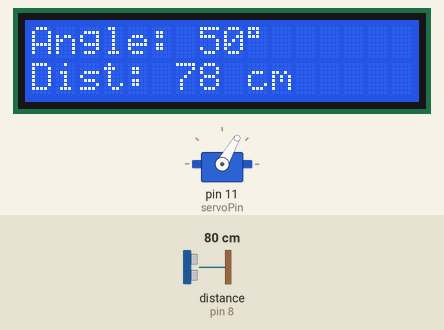
The sketch below on a simulated Arduino Uno, built with avr-gcc and run on an emulated ATmega328P. On the bench: servo, 16×2 character LCD. Wiring (inferred from the names in the program): ultrasonic range finder: trigger pin 9; echo pin 8. The test bench sets the inputs (shaded band); at power-on: distance to the obstacle (sensor on pin 8) 80 cm. The echo pulse lasts 58.3 µs per cm.

Above: at 3.2 s.
3.3 s: distance to the obstacle (sensor on pin 8) set to 4 cm
At 3.59 s:
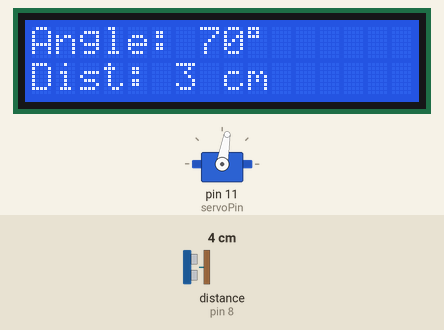
5.5 s: distance to the obstacle (sensor on pin 8) set to 2 cm
At 5.68 s:
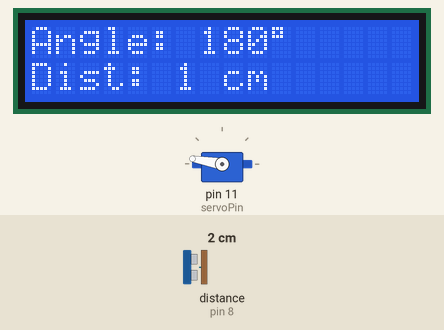
7.1 s: distance to the obstacle (sensor on pin 8) set to 120 cm
At 7.82 s:
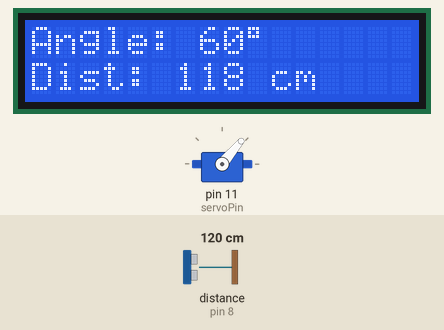
10.1 s: distance to the obstacle (sensor on pin 8) set to 18 cm
At 10.71 s:
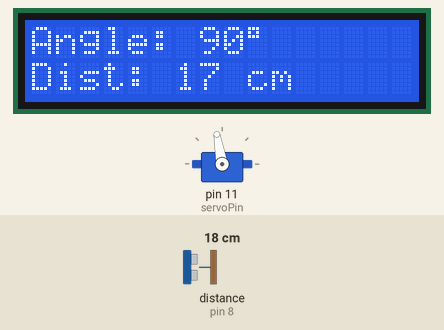
13.1 s: distance to the obstacle (sensor on pin 8) set to 35 cm
At 13.37 s:
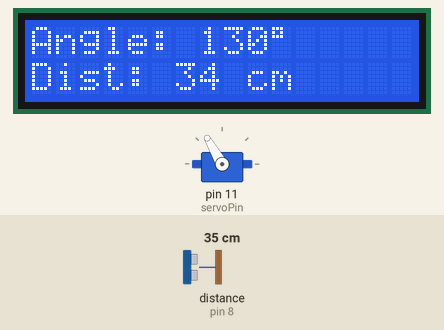
16.1 s: distance to the obstacle (sensor on pin 8) set to 183 cm
At 18.25 s:
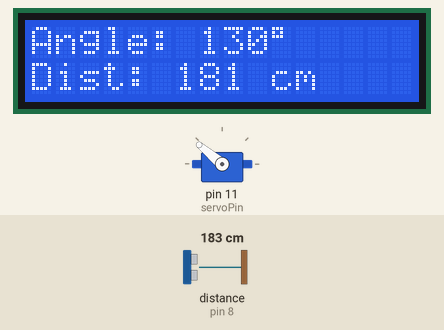
Timing chart, 0 to 20.1 s (numbered marks = the images above; inputs shaded):
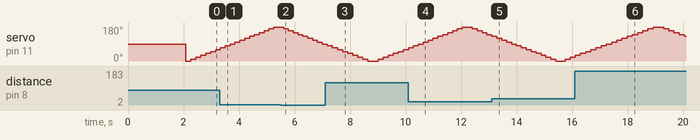

Measured:
- by itself, servo on pin 11 (servoPin): rises from 20° to 180° in 2.8 s, then falls to 130° in 1.1 s

The sketch:

05-ultrasonic-radar-lcd.ino
```cpp
#include <Servo.h>
#include <Wire.h>
#include <LiquidCrystal_I2C.h>

// Servo
Servo radarServo;
const int servoPin = 11;

// Ultrasonic
const int trigPin = 9;
const int echoPin = 8;

// LCD (I2C address 0x27, 16x2)
LiquidCrystal_I2C lcd(0x27, 16, 2);

long duration;
int distance;

void setup() {
  // Servo
  radarServo.attach(servoPin);

  // Ultrasonic
  pinMode(trigPin, OUTPUT);
  pinMode(echoPin, INPUT);

  // LCD
  lcd.init();
  lcd.backlight();
  lcd.setCursor(0, 0);
  lcd.print(" Radar System ");
  delay(2000);
  lcd.clear();
}

void loop() {
  // Sweep servo from 0° to 180° and back
  for (int pos = 0; pos <= 180; pos += 10) {
    radarServo.write(pos);
    delay(150);

    distance = getDistance();
    displayData(pos, distance);
  }

  for (int pos = 180; pos >= 0; pos -= 10) {
    radarServo.write(pos);
    delay(150);

    distance = getDistance();
    displayData(pos, distance);
  }
}

// Function to measure distance
int getDistance() {
  digitalWrite(trigPin, LOW);
  delayMicroseconds(2);

  digitalWrite(trigPin, HIGH);
  delayMicroseconds(10);
  digitalWrite(trigPin, LOW);

  duration = pulseIn(echoPin, HIGH, 40000); // 40ms timeout
  int dist = duration * 0.034 / 2; // cm

  if (dist <= 0 || dist > 400) return -1; // Out of range
  return dist;
}

// Function to display on LCD
void displayData(int angle, int dist) {
  lcd.clear();
  lcd.setCursor(0, 0);
  lcd.print("Angle: ");
  lcd.print(angle);
  lcd.print((char)223); // degree symbol

  lcd.setCursor(0, 1);
  if (dist == -1) {
    lcd.print("No object");
  } else {
    lcd.print("Dist: ");
    lcd.print(dist);
    lcd.print(" cm");
  }
}
```
